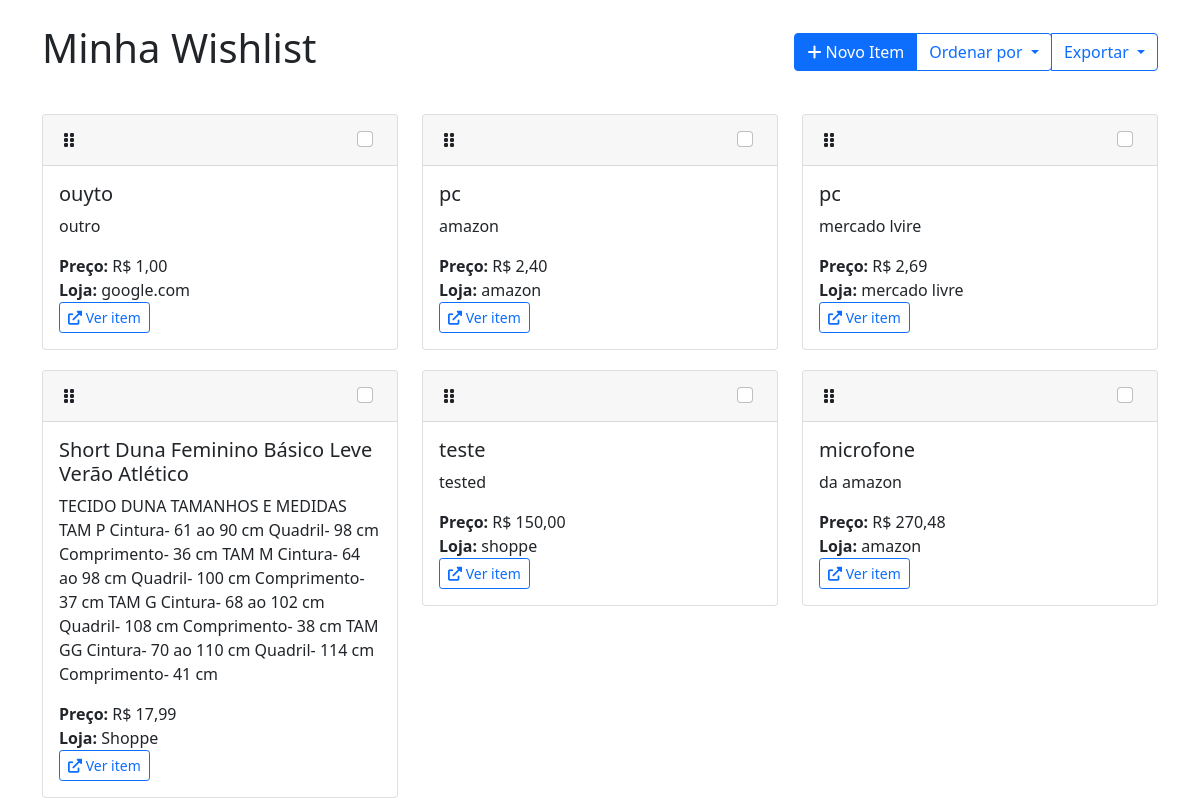
The app's page /?order_by=preco with its own data.
### apps/wishlist/models.py (models this page shows, shortened)
class WishlistItem(models.Model):
    nome = models.CharField(max_length=200)
    descricao = models.TextField(blank=True)
    preco = models.DecimalField(max_digits=10, decimal_places=2)
    link = models.URLField()
    loja = models.CharField(max_length=100, blank=True)
    status = models.CharField(
        max_length=20,
        choices=[
            ('pendente', 'Pendente'),
            ('em_analise', 'Em Análise'),
            ('comprado', 'Comprado')
        ],
        default='pendente'
    )
    data_adicao = models.DateTimeField(auto_now_add=True)
    ordem_personalizada = models.IntegerField(default=0)
    class Meta:
        ordering = ['ordem_personalizada', 'nome']

### apps/wishlist/views.py (the view)
# urls.py: path('', views.index, name='index'),
def index(request):
    order_by = request.GET.get('order_by', 'ordem_personalizada')
    items = WishlistItem.objects.all().order_by(order_by)
    return render(request, 'wishlist/index.html', {'items': items})

### templates/wishlist/index.html (shortened to what this page needs)
<!DOCTYPE html>
<html lang="pt-br">
<head>
    <link href="https://cdn.jsdelivr.net/npm/bootstrap@5.1.3/dist/css/bootstrap.min.css" rel="stylesheet">
    <link rel="stylesheet" href="https://cdnjs.cloudflare.com/ajax/libs/font-awesome/6.0.0/css/all.min.css">
</head>
<body>
    <div class="container mt-4">
        <div class="d-flex justify-content-between align-items-center mb-4">
            <h1>Minha Wishlist</h1>
            <div class="btn-group">
                <button class="btn btn-primary" data-bs-toggle="modal" data-bs-target="#addItemModal">
                    <i class="fas fa-plus"></i> Novo Item
                </button>
                <button class="btn btn-outline-primary dropdown-toggle" data-bs-toggle="dropdown">
                    Ordenar por
                </button>
                <button class="btn btn-outline-primary dropdown-toggle" data-bs-toggle="dropdown">
                    Exportar
                </button>
            </div>
        </div>
        <div id="wishlist-items" class="row">
            {% for item in items %}
            <div class="col-md-6 col-lg-4 item-card" data-id="{{ item.id }}">
                <div class="card">
                    <div class="card-header d-flex justify-content-between align-items-center">
                        <span class="drag-handle"><i class="fas fa-grip-vertical"></i></span>
                        <div class="form-check">
                            <input type="checkbox" class="form-check-input" {% if item.status == 'comprado' %}checked{% endif %}
                                onchange="updateStatus({{ item.id }}, this.checked)">
                        </div>
                    </div>
                    <div class="card-body">
                        <h5 class="card-title">{{ item.nome }}</h5>
                        <p class="card-text">{{ item.descricao }}</p>
                        <p class="card-text">
                            <strong>Preço:</strong> R$ {{ item.preco }}<br>
                            <strong>Loja:</strong> {{ item.loja }}<br>
                            <a href="{{ item.link }}" target="_blank" class="btn btn-sm btn-outline-primary">
                                <i class="fas fa-external-link-alt"></i> Ver item
                            </a>
                        </p>
                    </div>
                </div>
            </div>
            {% endfor %}
        </div>
    </div>
</body>
</html>

### templates/wishlist/index.html (style rules this page uses)
.item-card { margin: 10px 0; }
.drag-handle { cursor: move; padding: 5px; }

### records on screen
WishlistItem: nome "ouyto", descricao "outro", preco "1,00", loja "google.com"
WishlistItem: nome "pc", descricao "amazon", preco "2,40", loja "amazon"
WishlistItem: nome "pc", descricao "mercado lvire", preco "2,69", loja "mercado livre"
WishlistItem: nome "Short Duna Feminino Básico Leve Verão Atlético", descricao "TECIDO DUNA TAMANHOS E MEDIDAS TAM P Cintura- 61 ao 90 cm Quadril- 98 cm Comprimento- 36 cm TAM M Cintura- 64 ao 98 cm Quadril- 100 cm Comprimento- 37 cm TAM G Cintura- 68 ao 102 cm Quadril- 108 cm Comprimento- 38 cm TAM GG Cintura- 70 ao 110 cm Quadril- 114 cm Comprimento- 41 cm", preco "17,99", loja "Shoppe"
WishlistItem: nome "teste", descricao "tested", preco "150,00", loja "shoppe"
WishlistItem: nome "microfone", descricao "da amazon", preco "270,48", loja "amazon"
